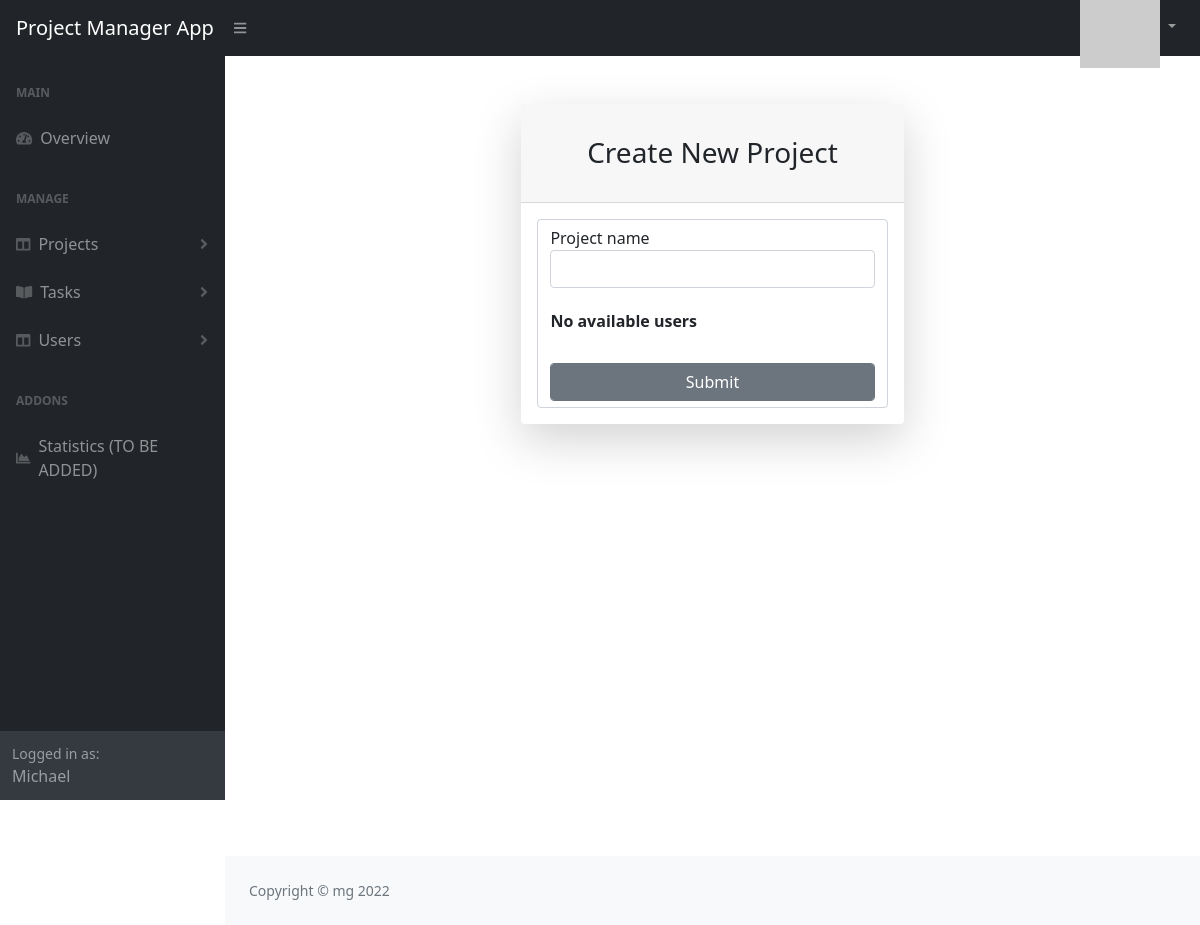
Page /add-project (signed in) on the earlier database version.
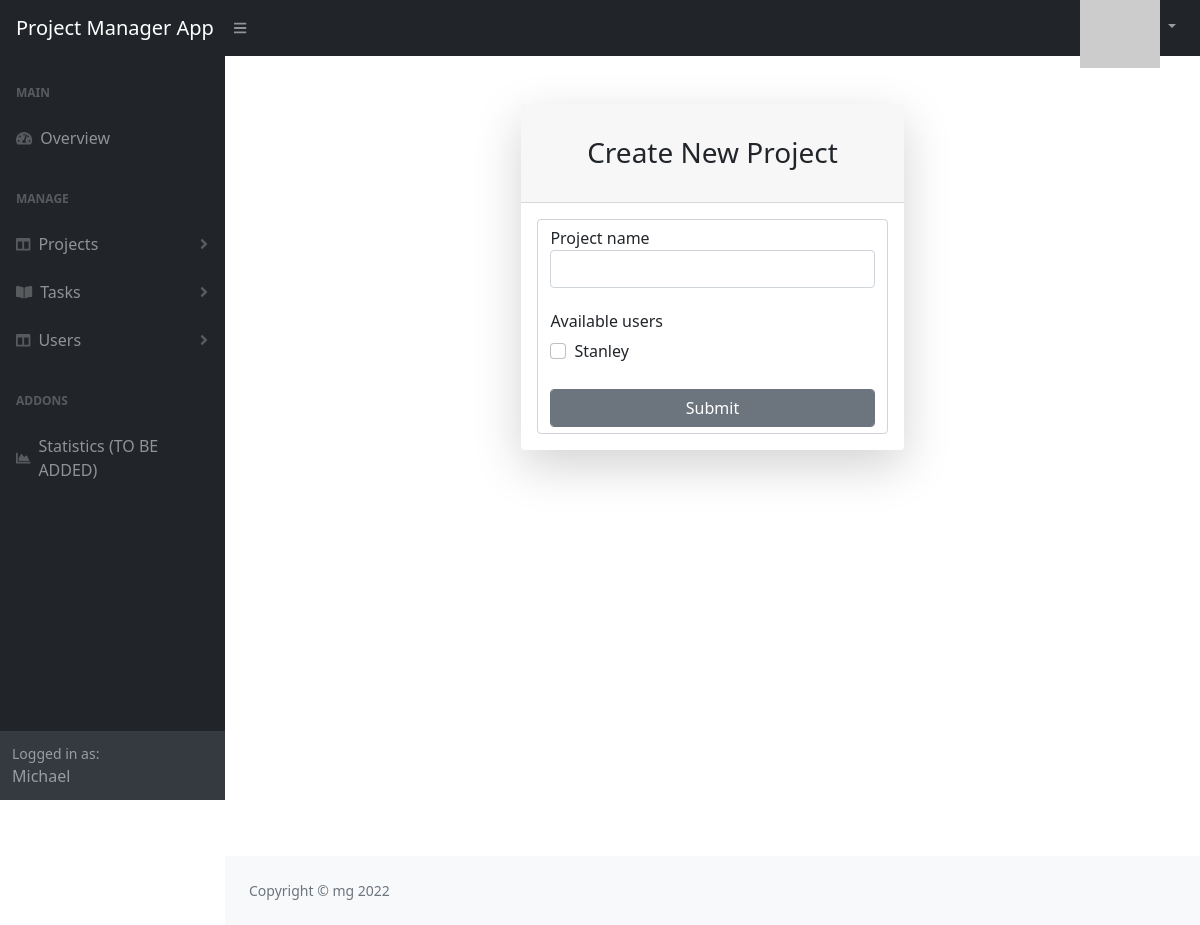
Same page on the later database version.
### main.py (models this page shows)
class User(UserMixin, db.Model):
    __tablename__ = "users"
    id = db.Column(db.Integer, primary_key=True)
    email = db.Column(db.String(100), unique=True)
    password = db.Column(db.String(100))
    name = db.Column(db.String(100))
    position = db.Column(db.String(100))
    project_id = db.Column(db.Integer, db.ForeignKey("projects.id"))
    project = relationship("Project", back_populates="users")
    tasks = relationship("Task", secondary=user_task, backref="involved_users")

### main.py (the view, shortened to what this page needs)
@app.route("/add-project", methods=["GET", "POST"])
@admin_only
def add_project():
    form = AddProject()
    form = users_selection(form=form, selection_type="add_project", project_id=None)
    return render_template("add_project.html", form=form, form_type="add")

### forms.py
class AddProject(FlaskForm):
    name = StringField("Project name", validators=[DataRequired()])
    occupied_users = SelectMultipleField(
        'users_id',
        option_widget=widgets.CheckboxInput(),
        widget=widgets.ListWidget(prefix_label=False))
    free_users = SelectMultipleField(
        'free_users',
        option_widget=widgets.CheckboxInput(),
        widget=widgets.ListWidget(prefix_label=False))
    submit = SubmitField("Submit")

### main.py (called while the page is built)
def admin_only(func):
    @wraps(func)
    def wrapped_view(*args, **kwargs):
        try:
            user_id = int(current_user.get_id())
            user = User.query.get(user_id)
            if user.position != "manager":
                return redirect("/401")
            return func(*args, **kwargs)
        except TypeError:
            return redirect("/login")
    return wrapped_view

@login_manager.user_loader
def load_user(user_id):
    user = User.query.get(user_id)
    if user:
        return user
    else:
        return None

### templates/add_project.html (shortened to what this page needs)
{% include "header.html" %}
{% include "side_navbar.html" %}
{% import "bootstrap/wtf.html" as wtf %}
<div id="layoutSidenav_content">
    <body class="bg-primary">
        <div id="layoutAuthentication">
            <div id="layoutAuthentication_content">
                <main>
                    <div class="container">
                        <div class="row justify-content-center">
                            <div class="col-lg-5">
                                <div class="card shadow-lg border-0 rounded-lg mt-5">
                                    <div class="card-header"><h3 class="text-center font-weight-light my-4">Create New Project</h3></div>
                                    <div class="card-body">
                                        <form class="form-control" action="" method="post" role="form">
                                            {{ wtf.form_field(form.name, class_="form-control") }}
                                            <br>
                                            {% include "users_selection_form.html" %}
                                            <br>
                                            {{ wtf.form_field(form.submit, class_="form-control btn btn-secondary") }}
                                        </form>
                                    </div>
                                </div>
                            </div>
                        </div>
                    </div>
                </main>
            </div>
        </div>
{% include "footer.html" %}

### templates/users_selection_form.html (shortened to what this page needs)
{% if form.free_users.choices == [] %}
    <h6><strong>No available users</strong></h6>
{% else %}
    <h6>Available users</h6>
    {% for choice in form.free_users %}
        <div class="form-check">
            {{ choice(class="form-check-input") }}
            {{ choice.label(class="form-check-label") }}
        </div>
    {% endfor %}
{% endif %}

Differences in the rows shown:
added User: label "Stanley"
Other differences:
text no longer shown: "No available users"
text now shown: "Available users"
